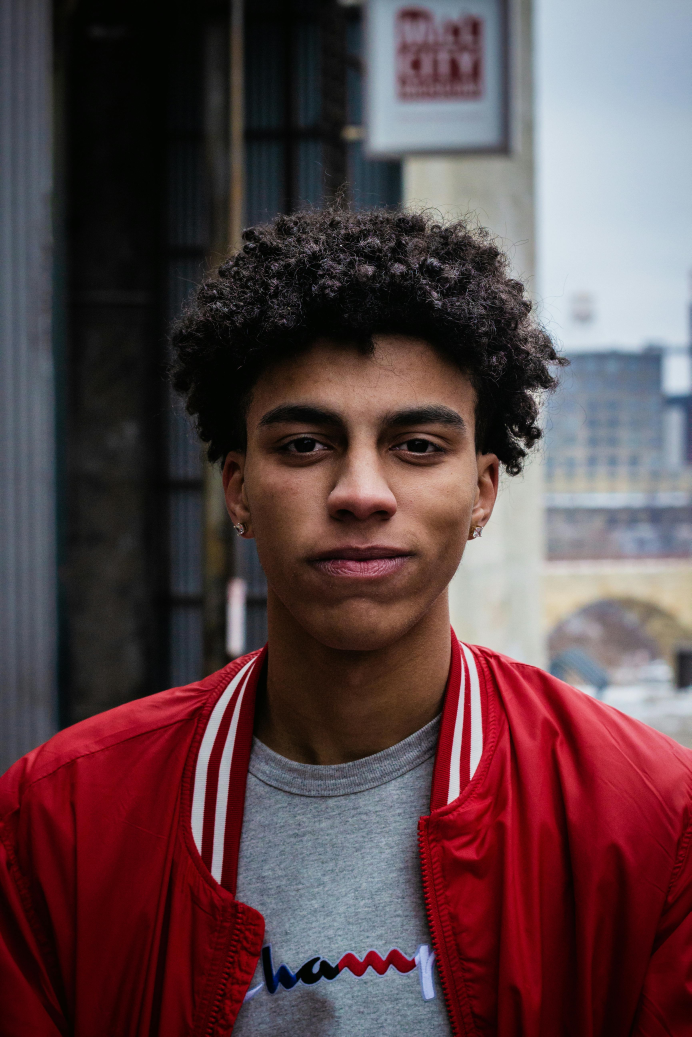
#> input picture tests/pexels-creationhill-1681010.jpg, 3456 x 5184 px (shown at 1/5 size)
$ python downsampler.py ../../tests/pexels-creationhill-1681010.jpg out.png   (older library calls are emulated)
#> lines starting #> are read from the running program, lines starting #| are printed output that depends on the picture
import cv2
import numpy as np
from PIL import Image, ImageFilter
import argparse

# A lot of this was written by Claude (AI)

DEBUG = False


def _debug_print(*args, **kwargs):
    if DEBUG:
        print(*args, **kwargs)


# [68 lines left out: function downsample_image, not called in this run]


def advanced_downsample(input_path, output_path, target_width=None, target_height=None):
    """
    Advanced downsampling using OpenCV for better control over the process.
    This method uses area interpolation which is often better for downsampling.
    """
#> called with output_path = 'out.png'

    # Read image with OpenCV
    img = cv2.imread(input_path)
#> img is the input picture: shape (5184, 3456, 3); mean B, G, R 72.6, 68.8, 91.9
    if img is None:
        raise ValueError(f"Could not read image from {input_path}")

    original_height, original_width = img.shape[:2]
#> original_height = 5184; original_width = 3456
    _debug_print(f"Original image size: {original_width} x {original_height}")

    # Calculate target dimensions
    if target_width is None and target_height is None:
        target_width = original_width // 2
#> target_width = 1728
        target_height = original_height // 2
#> target_height = 2592
    elif target_width is None:
        aspect_ratio = original_width / original_height
        target_width = int(target_height * aspect_ratio)
    elif target_height is None:
        aspect_ratio = original_height / original_width
        target_height = int(target_width * aspect_ratio)

    _debug_print(f"Target image size: {target_width} x {target_height}")

    # Use INTER_AREA for downsampling (best for shrinking images)
    downsampled = cv2.resize(
        img, (target_width, target_height), interpolation=cv2.INTER_AREA
    )

    # Apply subtle sharpening using a kernel
    kernel = np.array([[-0.5, -0.5, -0.5], [-0.5, 5.0, -0.5], [-0.5, -0.5, -0.5]])
    sharpened = cv2.filter2D(downsampled, -1, kernel * 0.1)  # Gentle sharpening
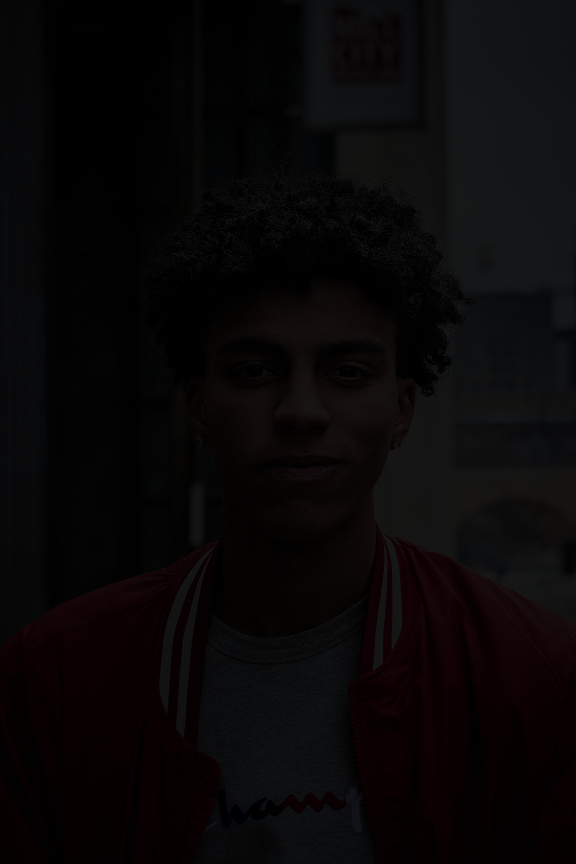
#> sharpened: shape (2592, 1728, 3) (shown at 1/3 size); mean B, G, R 7.4, 7.1, 9.3

    # Blend original downsampled with sharpened version
    result = cv2.addWeighted(downsampled, 0.7, sharpened, 0.3, 0)
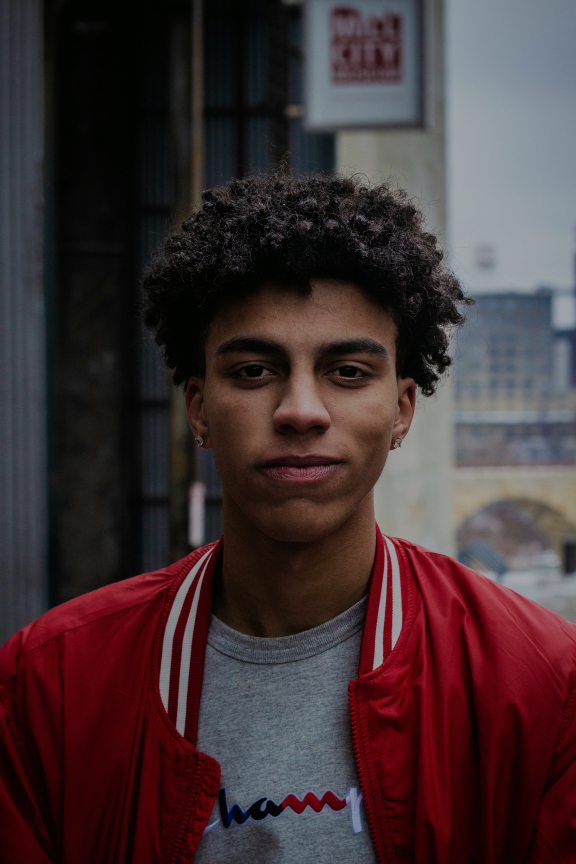
#> result: shape (2592, 1728, 3) (shown at 1/3 size); mean B, G, R 53.1, 50.4, 67.2

    # Save the result
    cv2.imwrite(output_path, result)
    _debug_print(f"Advanced downsampled image saved to: {output_path}")

    return result


def main():
    parser = argparse.ArgumentParser(
        description="Downsample an image while preserving fine details"
    )
    parser.add_argument("input", help="Input image path")
    parser.add_argument("output", help="Output image path")
    parser.add_argument("--width", type=int, help="Target width in pixels")
    parser.add_argument("--height", type=int, help="Target height in pixels")
    parser.add_argument(
        "--method",
        choices=["basic", "advanced"],
        default="advanced",
        help="Downsampling method to use",
    )
    parser.add_argument(
        "--quality",
        choices=["lanczos", "bicubic", "antialias"],
        default="lanczos",
        help="Resampling quality method",
    )
    parser.add_argument(
        "--no-sharpen",
        action="store_true",
        help="Disable sharpening after downsampling",
    )

    args = parser.parse_args()

    try:
        if args.method == "advanced":
            advanced_downsample(args.input, args.output, args.width, args.height)
        else:
            downsample_image(
                args.input,
                args.output,
                args.width,
                args.height,
                args.quality,
                not args.no_sharpen,
            )

        print("Downsampling completed successfully!")

    except Exception as e:
        print(f"Error: {e}")


# Example usage for your specific case
# [21 lines left out: function downsample_logo_example, not called in this run]


if __name__ == "__main__":
    # Uncomment the line below to run the example
    # downsample_logo_example()

    # Or run the main function for command-line usage
    main()
